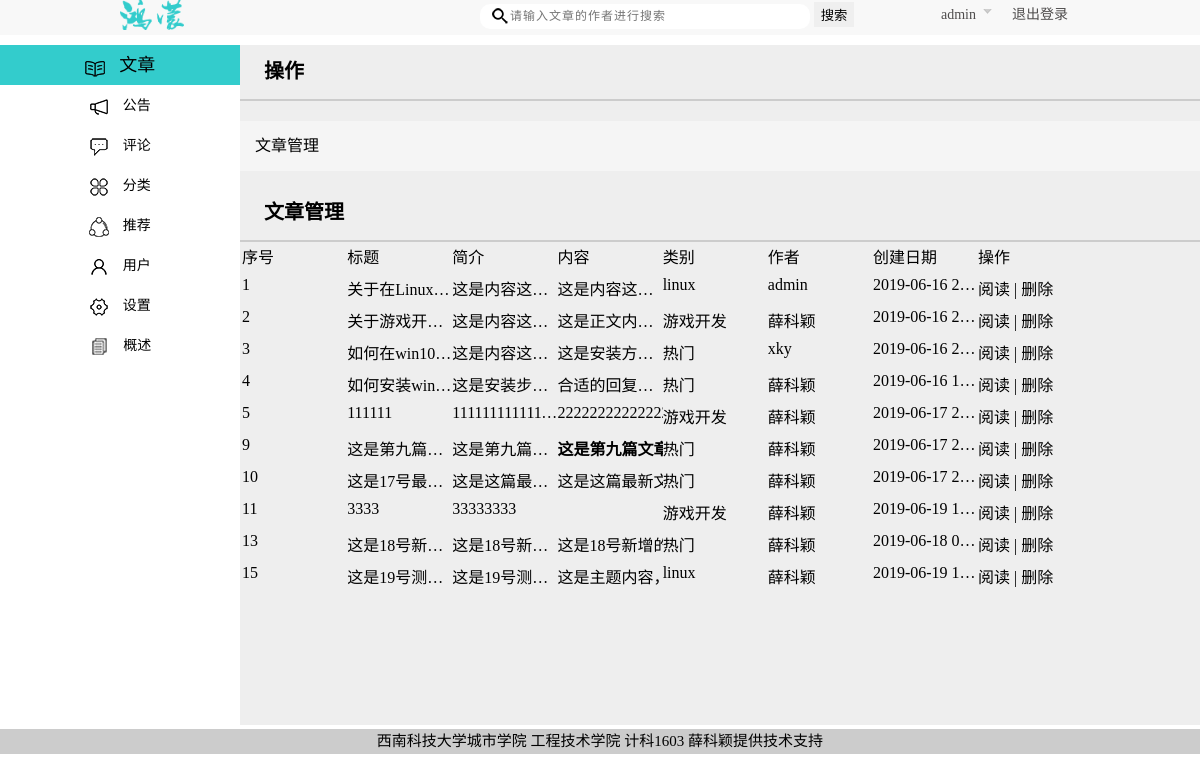
The app's page /admin/main.php (signed in) with its own data.
### tables this page shows
CREATE TABLE `blog_article` (
  `id` int(11) NOT NULL AUTO_INCREMENT COMMENT '文章编号',
  `title` varchar(255) NOT NULL COMMENT '文章标题',
  `introduction` varchar(255) NOT NULL COMMENT '这是文章简介',
  `content` text NOT NULL COMMENT '文章内容',
  `author` varchar(255) NOT NULL COMMENT '文章作者',
  `date_created` timestamp NOT NULL DEFAULT '0000-00-00 00:00:00' ON UPDATE CURRENT_TIMESTAMP COMMENT '文章创建的时间',
  `date_modified` timestamp NOT NULL DEFAULT '0000-00-00 00:00:00' ON UPDATE CURRENT_TIMESTAMP COMMENT '文章修改的时间',
  `like_number` int(11) NOT NULL DEFAULT '0' COMMENT '文章点赞数',
  `comment_number` int(11) NOT NULL DEFAULT '0' COMMENT '文章评论数',
  `article_type` varchar(100) NOT NULL COMMENT '文章的分类',
  PRIMARY KEY (`id`)
);

### admin/article.php (the view, shortened to what this page needs)
<!DOCTYPE html>
<html lang="zh-cn">
<head>
    <link rel="stylesheet" href="css/main.css">
</head>
<body>
    <div class="right">
        <div class="title">操作</div>
        <div class="line"></div>
        <div class="wrap-content-article">
            <p class="article_add">文章管理</p>
        </div>
        <div class="title">文章管理</div>
        <div class="line"></div>
        <table>
            <tr>
                <td class="first_col">序号</td>
                <td class="second_col">标题</td>
                <td class="third_col">简介</td>
                <td class="fourth_col">内容</td>
                <td class="fiveth_col">类别</td>
                <td class="sixth_col">作者</td>
                <td class="seventh_col">创建日期</td>
                <td class="eighth_col">操作</td>
            </tr>
            <?php
                if(empty($_SESSION['admininfo']) || empty($_SESSION['admininfo']['username'])){
                    header("location:login.php");
                }
                else{
                    require "../link/db.php";
                    $sql = "select * from blog_article";
                    $result = mysql_query($sql,$conn);
                    while($res = mysql_fetch_array($result)){
            ?>
            <tr>
                <td class="first_col"><?php echo $res['id'];?></td>
                <td class="second_col"><?php echo $res['title'];?></td>
                <td class="third_col"><?php echo $res['introduction'];?></td>
                <td class="fourth_col"><?php echo $res['content'];?></td>
                <td class="fiveth_col"><?php echo $res['article_type'];?></td>
                <td class="sixth_col"><?php echo $res['author'];?></td>
                <td class="seventh_col"><?php echo $res['date_created'];?></td>
                <td class="eighth_col">
                    <a style="text-decoration: none;cursor: pointer;" class="article_read">阅读</a> |
                    <a style="text-decoration: none;cursor: pointer;" class="article_delete">删除</a>
                </td>
            </tr>
            <?php } mysql_close($conn);}?>
        </table>
    </div>
</body>
</html>

### admin/main.php (shortened to what this page needs)
<!DOCTYPE html>
<html lang="zh-cn">
<head>
    <link rel="stylesheet" href="css/main.css">
</head>
<body>
    <div class="top">
        <div class="wrap-content">
            <div class="logo"><a href=""><img src="./img/logo.png" height="30px"></a></div>
            <div class="search">
                <input type="text" placeholder="请输入文章的作者进行搜索">
                <button id="search">搜索</button>
            </div>
            <div class="sub">
                <span id="logined">
                    <?php
                        if(empty($_SESSION['admininfo']) || empty($_SESSION['admininfo']['username'])){
                            echo "<script>alert('你没有登录，请登录');</script>";
                            header("location:login.php");
                        }
                        else{
                            echo $_SESSION['admininfo']['username'];
                        }
                    ?>
                    <img src="./img/sxj.png" />
                </span>
                <span id="logout">&nbsp;&nbsp;&nbsp;&nbsp;退出登录</span>
            </div>
        </div>
    </div>
    <div class="content">
        <div class="container">
            <div class="left">
                <div class="left-link link active">
                    <img class="pic" src="./img/wenzhang.png">
                    文章
                </div>
                <div class="left-link link">
                    <img class="pic" src="./img/gonggao.png">
                    公告
                </div>
                <div class="left-link link">
                    <img class="pic" src="./img/pinglun.png">
                    评论
                </div>
                <div class="left-link link">
                    <img class="pic" src="./img/fenlei.png">
                    分类
                </div>
                <div class="left-link link">
                    <img class="pic" src="./img/qita.png">
                    推荐
                </div>
                <div class="left-link link">
                    <img class="pic" src="./img/yonghu.png">
                    用户
                </div>
                <div class="left-link link">
                    <img class="pic" src="./img/shezhi.png">
                    设置
                </div>
                <div class="left-link link">
                    <img class="pic" src="./img/gaishu.png">
                    概述
                </div>
            </div>
            <div class="content-wrap">
                <div class="system">
                    <?php require "article.php";?>
                </div>
            </div>
        </div>
    </div>
    <div class="bottom">
        <p>西南科技大学城市学院 工程技术学院 计科1603 薛科颖提供技术支持</p>
    </div>
</body>
</html>

### admin/css/main.css (style rules this page uses)
* { border: 0; margin: 0; padding: 0; }
.top { width: 100%; height: 35px; background-color:#f8f8f8; }
.top > .wrap-content { width: 90%; height: 100%; float: right; }
.top > .wrap-content > .logo { float: left; }
.top > .wrap-content > .search { float: left; position: absolute; top: 2px; left: 40%; }
.top > .wrap-content > .search > button { width: 40px; height: 25px; cursor: pointer; }
.top > .wrap-content > .search > input { width: 300px; height: 25px; font-size: 12px; padding-left: 30px; background-image: url(../img/search.png); background-repeat: no-repeat; background-position: center; background-position-x: 10px; letter-spacing: 1px; border-radius: 10px; }
.top > .wrap-content > .sub { float: left; position: absolute; text-align: right; top: 0; right: 11%; font-size: 14px; line-height: 30px; font-weight: 400; color: #4e4c4c; cursor: pointer; }
.content { width: 100%; height: 694px; }
.content > .container { width: 100%; height: 98%; padding-top: 10px; }
.content > .container > .left { width: 20%; height: 100%; float: left; }
.content > .container > .left > .left-link { width: 100%; height: 40px; font-size: 14px; line-height: 41px; text-align: center; cursor: pointer; }
.content > .container > .left > .left-link > .pic { display: inline-block; vertical-align: middle; margin-right: 10px; }
.content > .container > .left > .active { background-color: #33cccc; font-size: 18px; }
.content > .container > .content-wrap { width: 80%; height: 100%; float: left; }
.content > .container > .content-wrap > .system,.show { width: 100%; height: 100%; float: right; }
.content > .container > .content-wrap > .system > .right { width: 100%; height: 100%; float: right; background-color: #eeeeee; }
.right > .wrap-content-article { width: 100%; height: 50px; background-color: #f5f5f5; margin-top: 20px; margin-bottom: 25px; line-height: 50px; }
.right > .wrap-content-article > p { margin-left: 15px; cursor: pointer; }
.right > table { width: 100%; table-layout:fixed; }
.first_col,.second_col,.third_col,.fourth_col,.fiveth_col,.sixth_col,.seventh_col,.eighth_col { white-space: nowrap; text-overflow: ellipsis; overflow: hidden; width: 11%; }
td { text-overflow: ellipsis; overflow: hidden; display: inline-block; height: 30px; overflow: hidden; }
.right > .title { font-size: 20px; font-weight: 700; width: 95%; margin: 0 auto; margin-top: 10px; }
.right > .line { background-color: #ccc; width: 100%; height: 2px; margin-top: 15px; }
.bottom { width: 100%; height: 25px; background-color: #ccc; }
.bottom > p { text-align: center; font-size: 15px; font-family: 华文楷体; cursor: pointer; }

### records on screen
blog_article: id "1", title "关于在Linux…", introduction "这是内容这…", content "这是内容这…", article_type "linux", author "admin", date_created "2019-06-16 2…"
blog_article: id "2", title "关于游戏开…", introduction "这是内容这…", content "这是正文内…", article_type "游戏开发", author "薛科颖", date_created "2019-06-16 2…"
blog_article: id "3", title "如何在win10…", introduction "这是内容这…", content "这是安装方…", article_type "热门", author "xky", date_created "2019-06-16 2…"
blog_article: id "4", title "如何安装win…", introduction "这是安装步…", content "合适的回复…", article_type "热门", author "薛科颖", date_created "2019-06-16 1…"
blog_article: id "5", title "111111", introduction "111111111111…", content "22222222222…", article_type "游戏开发", author "薛科颖", date_created "2019-06-17 2…"
blog_article: id "9", title "这是第九篇…", introduction "这是第九篇…", content "这是第九篇…", article_type "热门", author "薛科颖", date_created "2019-06-17 2…"
blog_article: id "10", title "这是17号最…", introduction "这是这篇最…", content "这是这篇最…", article_type "热门", author "薛科颖", date_created "2019-06-17 2…"
blog_article: id "11", title "3333", introduction "33333333", content (picture), article_type "游戏开发", author "薛科颖", date_created "2019-06-19 1…"
blog_article: id "13", title "这是18号新…", introduction "这是18号新…", content "这是18号新…", article_type "热门", author "薛科颖", date_created "2019-06-18 0…"
blog_article: id "15", title "这是19号测…", introduction "这是19号测…", content "这是主题内…", content (picture), article_type "linux", author "薛科颖", date_created "2019-06-19 1…"

### other values on screen
$_SESSION['admininfo']['username'] "admin"
